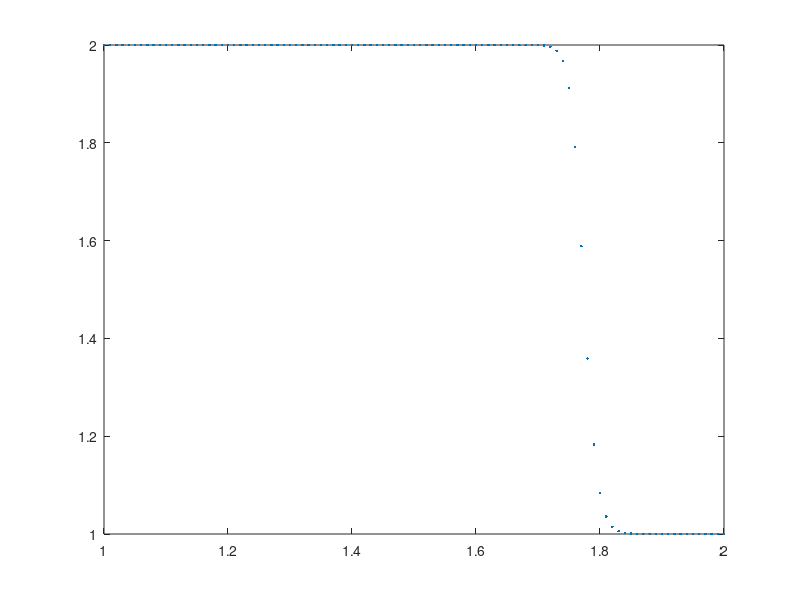

MATLAB code to generate this figure:
%% Non-conservative method for Non-linear eq. in 1D 
% to solve the scalar advection equation:
%
% du/dt + u du/dx = 0 ; Burgers' equation
%
% by Manuel Diaz, manuel.ade'at'gmail.com 
% Institute of Applied Mechanics, 2013.10.12

clear all; close all; clc;

%% Parameters
     dx = 0.01; % Spatial step size
    cfl = 0.35;  % Courant Number
  t_end = 0.2;    % End time

%% Discretization of Domain
x = 1:dx:2;     % x grid
n = length(x);  % number of points

%% Initial Condition
%u0 = IC_iBurgers(x,2);
u0 = ones(size(x));
xc = 1.5; rhs = find(x<xc);
u0(rhs) = 2;

%% Double-Sided Upwind

% Load IC
u_upwind = u0;

% Main loop
t = 0;
while t < t_end
    % update time step
    dt = cfl*dx/max(abs(u_upwind)); % time step size
    dtdx = dt/dx;	% precomputed to save some flops
    t = t + dt;
    
    % Plot solution
    plot(x,u_upwind,'.')
    
    for j = 2:n-1
    % Define positive and negative wave velocites
    a_p = max(0,u_upwind(j)); % a^{+}
    a_m = min(0,u_upwind(j)); % a^{-}
    % Next time step
    u_next(j) = u_upwind(j) ...
        - a_p*dt/dx*(u_upwind(j) - u_upwind(j-1)) ...
        - a_m*dt/dx*(u_upwind(j+1) - u_upwind(j));
    end
    u_upwind = u_next;
    % BC
    u_upwind(1) = u_next(2);
    u_upwind(n) = u_next(n-1);
    
    % Update plot
    drawnow;
end
u_next = zeros(1,n);
